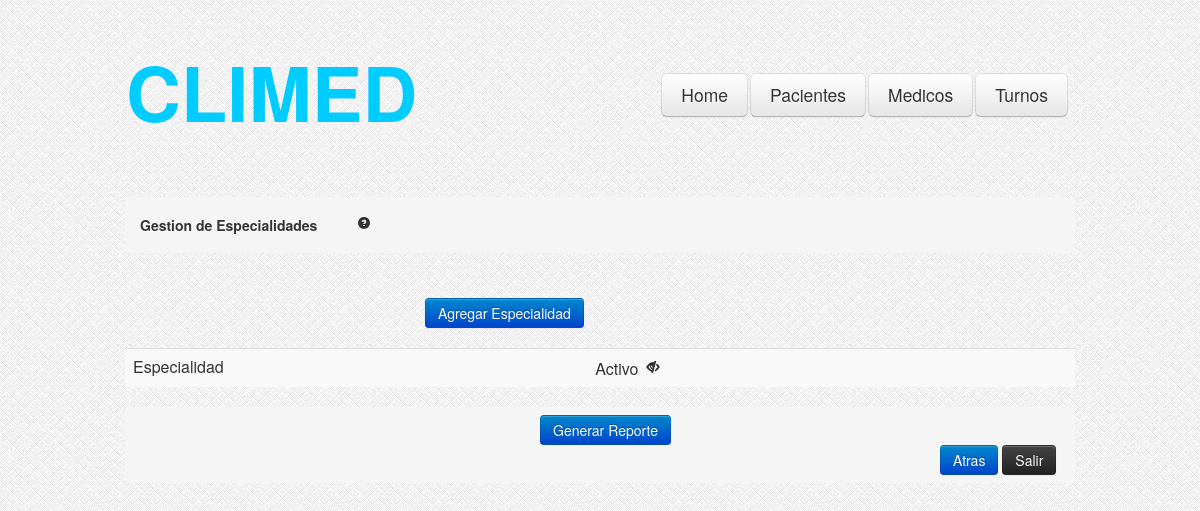
Page /GestionEspecialidades.php on the earlier database version.
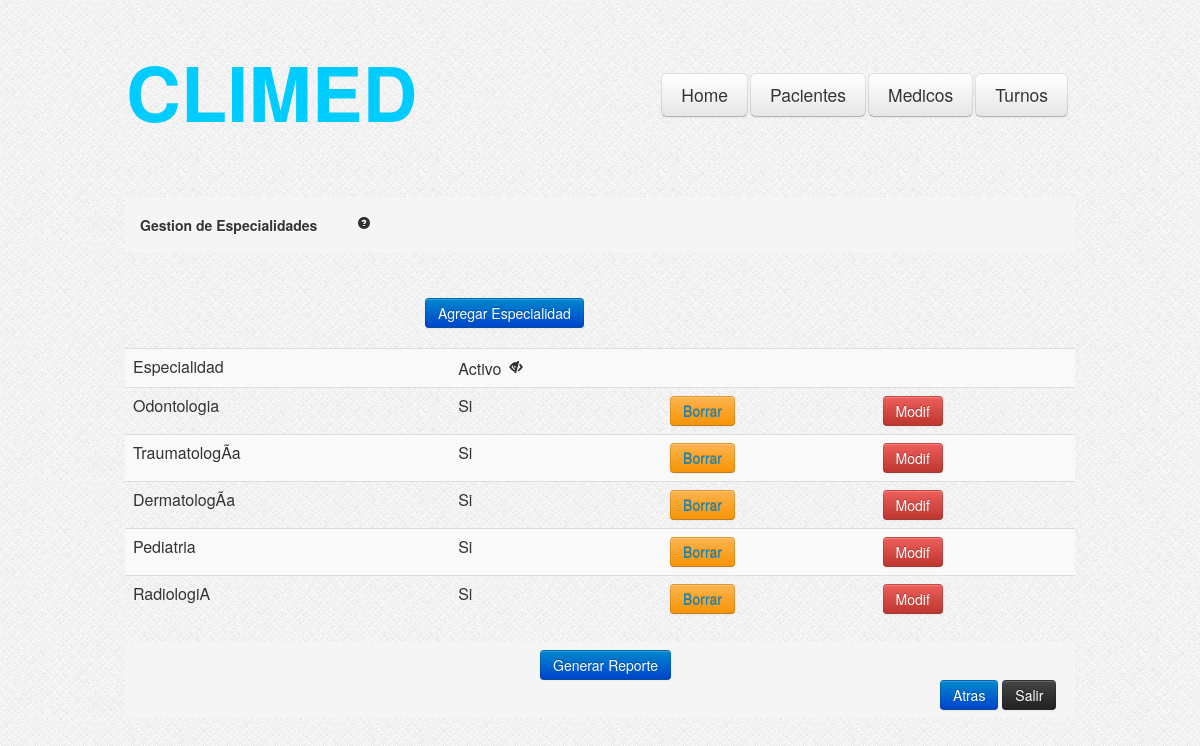
Same page on the later database version.
### tables this page shows
CREATE TABLE IF NOT EXISTS `especialidades` (
  `idespecialidad` int(11) NOT NULL AUTO_INCREMENT,
  `nombre` varchar(200) NOT NULL,
  `activo` tinyint(1) NOT NULL DEFAULT '1',
  PRIMARY KEY (`idespecialidad`)
);

### GestionEspecialidades.php (the view, shortened to what this page needs)
<?php
	if (!isset($_GET['ojito'])) {
		$ojito=1;
	}else{
		$ojito=$_GET['ojito'];
	}
	$consulta = "SELECT idespecialidad,nombre,activo FROM especialidades where activo = ".$ojito." OR 0 = ".$ojito." ";
    $resultado = mysql_query($consulta);
?>
<html>
<head>
<link rel="stylesheet" type="text/css" href="css/estilo.css"/>
<link rel="stylesheet" type="text/css" href="css/bootstrap.css"/>
<link rel="stylesheet" type="text/css" href="css/bootstrap-responsive.css"/>
</head>
<body style="background-image:url('images/bg.png')">
	<div class="encapsulador">
		<table style="margin-top: 40px; ">
			<tr>
			<td>
				<h3 style="font-size: 76px;margin-top: 30px; color: #00CCFF;">CLIMED</h3>
			</td>
			<td>
				<div class="menu">
					<table>
						<tr>
							<td><a href="#"><button class="btn btn-large" type="button">Home</button></a></td>
							<td><a href="#"><button class="btn btn-large" type="button">Pacientes</button></a></td>
							<td><a href="#"><button class="btn btn-large" type="button">Medicos</button></a></td>
							<td><a href="#"><button class="btn btn-large" type="button">Turnos</button></a></td>
						</tr>
					</table>
				</div>
			</td>
			</tr>
		</table>
		<div class="contenedor">
			<ul class="breadcrumb">
				<li>
					<h5>Gestion de Especialidades<a href="#" style="margin-left: 40px;"><i class="icon-question-sign"></i></a></h5>
				</li>
			</ul>
			<button class="btn btn-primary" type="button" onclick="location.href='AltaEspecialidades.php'" style="margin-top: 25px;margin-left: 300px;">
			   Agregar Especialidad
			</button>
			</div>
			<div id="tabla-gestion-especialidades" style="margin-top:20px;">
				<table class="table table-striped">
					<tr>
						<td>Especialidad</td>
						<td>Activo
						<?php
							if($ojito == 1){
								echo "<a href='GestionEspecialidades.php?ojito=0'><i class='icon-eye-close' style='margin-left: 3px; margin-top: 3px;'></i></a>";
							} else {
								echo "<a href='GestionEspecialidades.php?ojito=1'><i class='icon-eye-open' style='margin-left: 3px; margin-top: 3px;'></i></a>";
							}
						?>
						</td>
						<td></td>
						<td></td>
					</tr>
					<?php
				while ($valor = mysql_fetch_array($resultado))
				{
				?>
					<tr>
						<td><?php echo $valor["nombre"]; ?></td>
						<?php
							$id = $valor['idespecialidad'];
							if( $valor["activo"] == 1 ){
								echo "<td>  Si </td>";
								echo "<td><button class='btn btn-warning' type='button'><a href='BorrarEspecialidad.php?idespecialidad=".$id."'>Borrar </a></button> </td>";
							}
						    else {
							    echo "<td>No</td>";
								echo "<td><button class='btn btn-success' type='button'><a href='HabilitarEspecialidad.php?idespecialidad=".$id."'>Habilitar </a></button> </td>";
							}
						?>
						<td><button class="btn btn-danger" onclick="location.href='Especialidad.php?idespecialidad=<?php echo $valor["idespecialidad"]; ?>'"type="button">Modif</button> </td>
					</tr>
				<?php
				}
				?>
				</table>
			</div>
			<ul class="breadcrumb">
				<li>
					<button class="btn btn-primary" style="margin-left:400px;" type="button">Generar Reporte</button>
					<div style="margin-left: 800px;">
						<button class="btn btn-primary"type="button"> Atras </button>
						<button class="btn btn-inverse" type="button"> Salir </button>
					</div>
				</li>
			</ul>
		</div>
</body>
</html>

### css/estilo.css (style rules this page uses)
.encapsulador { width:950px; height:auto; margin: auto; }
.menu { margin-top:27px; margin-left:241px; }
.contenedor { margin-top: 75px; }

Differences in the rows shown:
added especialidades: nombre "Odontologia"
added especialidades: nombre "TraumatologÃ­a"
added especialidades: nombre "DermatologÃ­a"
added especialidades: nombre "Pediatria"
added especialidades: nombre "RadiologiA"
